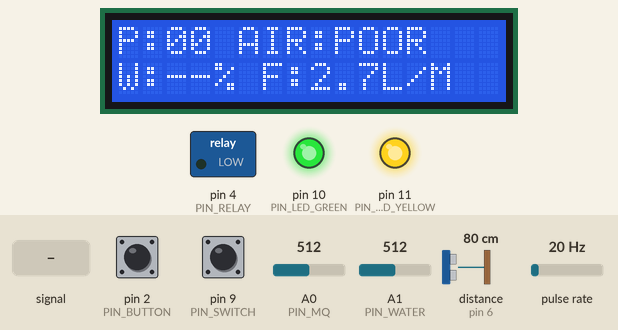
Simulated run of this sketch. Board: Arduino Uno, built with avr-gcc and run on an emulated ATmega328P. Parts: 16×2 character LCD, switched loads named in the sketch (green lamp = pin HIGH), output pins drawn as LEDs (lit = HIGH). Wiring (inferred from the names in the program): ultrasonic range finder: trigger pin 5; echo pin 6; pulse sensor: data pin 3. The test bench sets the inputs (shaded band); at power-on: distance to the obstacle (sensor on pin 6) 80 cm, A0 (PIN_MQ) = 512, pulse rate 20 Hz, pin 2 (PIN_BUTTON) HIGH, pin 9 (PIN_SWITCH) HIGH, A1 (PIN_WATER) = 512. The echo pulse lasts 58.3 µs per cm; the local clock reads 2024-03-15 10:24:30 at power-on unless the sketch sets it; pins used as bus, display or sensor lines are not drawn; what the sketch prints to the serial monitor is not drawn.

Above: at 2.1 s.
2.2 s: A0 (PIN_MQ) fed a 1000 Hz sine of ±255 counts around its level
At 5.0 s:
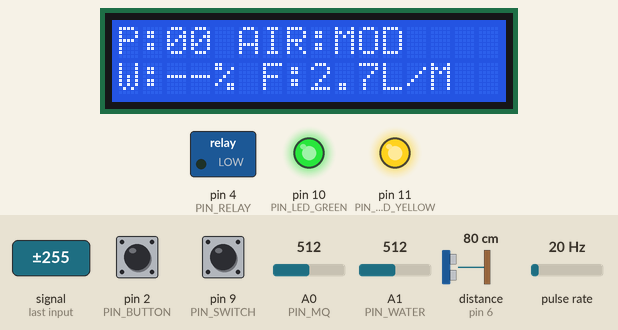
5.2 s: distance to the obstacle (sensor on pin 6) set to 2 cm
At 7.8 s:
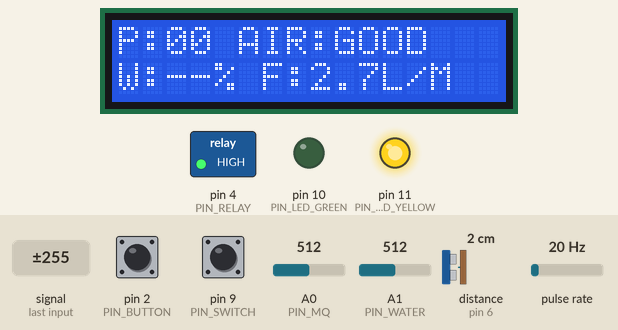
8.2 s: A0 (PIN_MQ) set to 306
At 9.7 s:
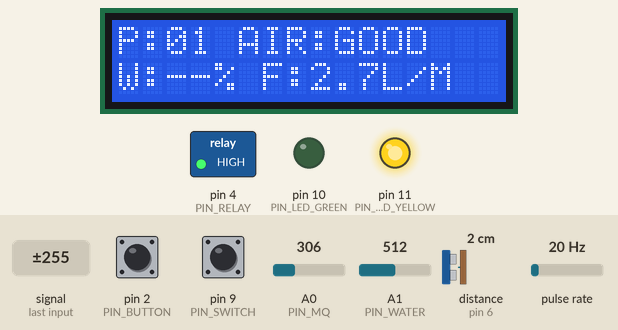
11.2 s: A0 (PIN_MQ) fed a 2 Hz sine of ±306 counts around its level
At 12.0 s:
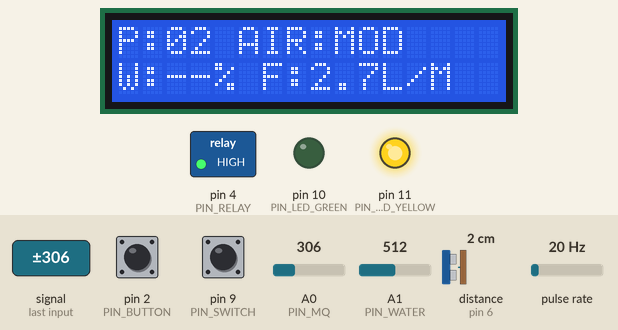
14.2 s: A1 (PIN_WATER) fed a 1000 Hz sine of ±255 counts around its level
17.2 s: pulse rate (sensor on pin 3) set to 4 Hz
At 19.8 s:
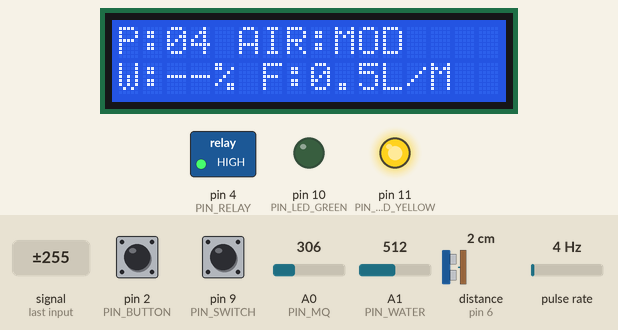
Timing chart, 0 to 21.0 s (numbered marks = the images above; inputs shaded):
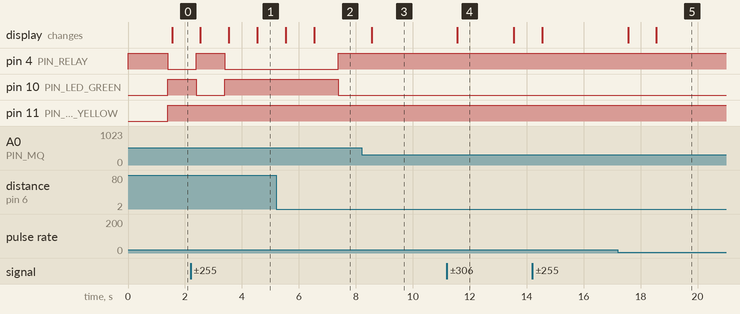

The sketch:

Restroom_Intelligence_ATmega328.ino
```cpp
/*
  RESTROOM INTELLIGENCE - Arduino UNO firmware
  USB Serial Monitor: 115200 baud
  UNO <-> NodeMCU UART: 9600 baud
  Libraries: RTClib by Adafruit, LiquidCrystal_I2C
  LCD address default: 0x27 (change to 0x3F if required)

  Startup self-check:
  - LCD/I2C device scan (checks LCD and DS3231 addresses on the shared bus)
  - DS3231 presence + lost-power check
  - MQ gas-sensor and water-sensor ADC rail checks
  - HC-SR04 echo check (no echo at boot is reported as a warning)
  - flow input electrical level check (flow itself is demand-dependent)
  Faults remain visible in Serial Monitor and are sent to the ESP dashboard.
  The LCD remains on the fixed two-line live display.
  Fixed LCD: P:xx AIR:GOOD / W:xx% F:x.xL/M (no rotation).
  UART v2 includes sequence number and CRC-8 (polynomial 0x07).
  Water percentage requires CAL,WATER_DRY then CAL,WATER_WET.
*/
#include <Wire.h>
#include <RTClib.h>
#include <LiquidCrystal_I2C.h>
#include <SoftwareSerial.h>
#include <string.h>
#include <EEPROM.h>

const byte PIN_MQ = A0;
const byte PIN_WATER = A1;
const byte PIN_FLOW = 3;        // ZJ-S201 flow sensor signal
const byte PIN_RELAY = 4;       // relay IN (active LOW assumed)
const byte PIN_TRIG = 5;
const byte PIN_ECHO = 6;
const byte PIN_ESP_RX = 8;      // UNO receives from ESP D2
const byte PIN_ESP_TX = 7;      // UNO sends to ESP D1 through divider
const byte PIN_SWITCH = 9;      // toggle to GND = manual mode
const byte PIN_BUTTON = 2;      // optional push button to GND; long press resets count
const byte PIN_LED_GREEN = 10;  // optional
const byte PIN_LED_YELLOW = 11; // optional

SoftwareSerial espSerial(PIN_ESP_RX, PIN_ESP_TX);
RTC_DS3231 rtc;
LiquidCrystal_I2C lcd(0x27, 16, 2);

volatile unsigned long flowPulses = 0;
float waterLevelPct = -1.0f; // -1 means dry/wet calibration has not been completed
bool remoteModeOverride = false;
bool remoteManualMode = false;
bool previousSwitchLow = false;
uint32_t telemetrySequence = 0;
char pendingTelemetryFrame[260] = "";
uint32_t pendingTelemetrySequence = 0;
unsigned long pendingTelemetrySentAt = 0;
byte pendingTelemetryAttempts = 0;
bool telemetryAwaitingAck = false;
unsigned long telemetryAckedCount = 0;
unsigned long telemetryRetryCount = 0;
unsigned long telemetryDeliveryFailures = 0;

struct CalibrationData {
  uint16_t magic;
  int16_t airBaseline;
  int16_t waterDry;
  int16_t waterWet;
  float pulsesPerLitre;
};
const uint16_t CAL_MAGIC = 0x5249;

unsigned long prevFlowPulses = 0;
unsigned long lastSample = 0, lastLCD = 0, lastDistance = 0, lastDiagPrint = 0;
unsigned long buttonDownMs = 0;
bool buttonWasDown = false, buttonResetDone = false;

float flowLpm = 0, totalLitres = 0, distanceCm = -1;
float pulsesPerLitre = 450.0; // Calibrate against a measured volume.
float nearCm = 7.0, farCm = 15.0;
int airRaw = 0, waterRaw = 0, airThreshold = 400, waterThreshold = 500;
int airBaseline = -1, waterDry = -1, waterWet = -1;
long peopleCount = 0;
bool waterAvailable = false, fanOn = false, manualMode = false;
bool targetNear = false, rtcReady = false, lcdReady = false;
bool mqFault = false, waterFault = false, ultrasonicFault = false, flowPinFault = false;
bool rtcFault = true;
String airStatus = "UNKNOWN";
String commandBuffer = "";
String faultText = "";

void loadCalibration() {
  CalibrationData c;
  EEPROM.get(0, c);
  if (c.magic == CAL_MAGIC) {
    if (c.airBaseline >= 0 && c.airBaseline <= 1023) airBaseline = c.airBaseline;
    if (c.waterDry >= 0 && c.waterDry <= 1023) waterDry = c.waterDry;
    if (c.waterWet >= 0 && c.waterWet <= 1023) waterWet = c.waterWet;
    if (c.pulsesPerLitre >= 1.0f && c.pulsesPerLitre <= 100000.0f) pulsesPerLitre = c.pulsesPerLitre;
  }
}

void saveCalibration() {
  CalibrationData c;
  c.magic = CAL_MAGIC;
  c.airBaseline = airBaseline;
  c.waterDry = waterDry;
  c.waterWet = waterWet;
  c.pulsesPerLitre = pulsesPerLitre;
  EEPROM.put(0, c);
}

void updateWaterLevel() {
  if (waterDry < 0 || waterWet < 0 || abs(waterWet - waterDry) < 10) {
    waterLevelPct = -1.0f;
    return;
  }
  float pct = ((float)waterRaw - (float)waterDry) * 100.0f / ((float)waterWet - (float)waterDry);
  waterLevelPct = constrain(pct, 0.0f, 100.0f);
}

void flowISR() { flowPulses++; }

float readDistance() {
  digitalWrite(PIN_TRIG, LOW); delayMicroseconds(3);
  digitalWrite(PIN_TRIG, HIGH); delayMicroseconds(10);
  digitalWrite(PIN_TRIG, LOW);
  unsigned long us = pulseIn(PIN_ECHO, HIGH, 28000UL);
  if (us == 0) return -1.0;
  float cm = us * 0.0343f / 2.0f;
  if (cm < 2.0f || cm > 400.0f) return -1.0f;
  return cm;
}

void setFan(bool on) {
  fanOn = on;
  digitalWrite(PIN_RELAY, on ? LOW : HIGH); // active-LOW relay module assumed
  digitalWrite(PIN_LED_GREEN, on ? HIGH : LOW);
}

void updateAirStatus() {
  // Relative MQ sensor index only. These are operational thresholds, not certified AQI/ppm.
  if (mqFault) { airStatus = "ERROR"; return; }
  int limit = (airBaseline >= 0) ? airBaseline + 100 : airThreshold;
  if (airRaw < limit) airStatus = "GOOD";
  else if (airRaw < limit + 100) airStatus = "MODERATE";
  else if (airRaw < limit + 250) airStatus = "POOR";
  else airStatus = "BAD";
}

bool i2cFound(byte address) {
  Wire.beginTransmission(address);
  return Wire.endTransmission() == 0;
}

void addFault(const String &s) {
  if (faultText.length()) faultText += " | ";
  faultText += s;
  Serial.print(F("[FAULT] "));
  Serial.println(s);
}

void startupDiagnostics() {
  faultText = "";
  lcd.clear(); lcd.setCursor(0,0); lcd.print(F("SYSTEM CHECK"));
  lcd.setCursor(0,1); lcd.print(F("Please wait..."));
  Serial.println();
  Serial.println(F("================================================"));
  Serial.println(F(" RESTROOM INTELLIGENCE / UNO STARTUP DIAGNOSTICS"));
  Serial.println(F("================================================"));

  lcdReady = i2cFound(0x27);
  if (lcdReady) Serial.println(F("[PASS] LCD detected at I2C address 0x27"));
  else if (i2cFound(0x3F)) addFault(F("LCD detected at 0x3F; change LiquidCrystal_I2C constructor from 0x27 to 0x3F"));
  else addFault(F("LCD/I2C display not detected; check SDA=A4, SCL=A5, VCC/GND"));

  rtcReady = rtc.begin();
  if (rtcReady) {
    Serial.println(F("[PASS] DS3231 detected"));
    if (rtc.lostPower()) addFault(F("RTC lost power/time may need setting"));
    else Serial.println(F("[PASS] RTC clock retained power"));
  } else addFault(F("DS3231 not detected; check A4/A5 and power"));
  rtcFault = !rtcReady || (rtcReady && rtc.lostPower());

  delay(250);
  airRaw = analogRead(PIN_MQ);
  if (airRaw <= 2 || airRaw >= 1021) {
    mqFault = true; addFault(F("MQ sensor AO at ADC rail; check sensor power/A0/wiring"));
  } else {
    mqFault = false; Serial.print(F("[PASS] MQ sensor ADC responds, raw=")); Serial.println(airRaw);
  }

  waterRaw = analogRead(PIN_WATER);
  if (waterRaw <= 2 || waterRaw >= 1021) {
    waterFault = true; addFault(F("Water sensor ADC at rail; check signal A1/power/wiring"));
  } else {
    waterFault = false; Serial.print(F("[PASS] Water sensor ADC responds, raw=")); Serial.println(waterRaw);
  }

  pinMode(PIN_TRIG, OUTPUT); pinMode(PIN_ECHO, INPUT);
  distanceCm = readDistance();
  if (distanceCm < 0) {
    ultrasonicFault = true; addFault(F("HC-SR04 no echo at startup; check TRIG D5/ECHO D6/power"));
  } else {
    ultrasonicFault = false; Serial.print(F("[PASS] HC-SR04 echo detected, cm=")); Serial.println(distanceCm,1);
  }

  pinMode(PIN_FLOW, INPUT_PULLUP);
  int flowLevel = digitalRead(PIN_FLOW);
  flowPinFault = false; // Static level cannot prove flow sensor operation.
  Serial.print(F("[INFO] ZJ-S201 input level=")); Serial.print(flowLevel);
  Serial.println(F("; no flow pulses at boot is not treated as a fault"));

  Serial.print(F("[INFO] ESP UART: software serial RX=D8 TX=D7 at 9600 baud"));
  Serial.println();
  if (faultText.length()) {
    Serial.println(F("[RESULT] Startup check completed with warnings:"));
    Serial.println(faultText);
    digitalWrite(PIN_LED_YELLOW, HIGH);
  } else {
    Serial.println(F("[RESULT] Startup checks passed; flow sensor is demand-dependent."));
    digitalWrite(PIN_LED_YELLOW, LOW);
  }
  if (rtcReady && rtc.lostPower()) rtc.adjust(DateTime(F(__DATE__), F(__TIME__)));
  Serial.println(F("Live output starts below. USB Serial Monitor = 115200 baud."));
  Serial.println(F("------------------------------------------------"));
}

uint8_t calculateCRC8(const char *data) {
  uint8_t crc = 0;
  while (*data) {
    crc ^= (uint8_t)*data++;
    for (byte i = 0; i < 8; i++) {
      crc = (crc & 0x80) ? (uint8_t)((crc << 1) ^ 0x07) : (uint8_t)(crc << 1);
    }
  }
  return crc;
}

void sendTelemetry() {
  DateTime t = rtcReady ? rtc.now() : DateTime(2000,1,1,0,0,0);
  char stamp[20];
  snprintf(stamp, sizeof(stamp), "%04d-%02d-%02d %02d:%02d:%02d",
           t.year(),t.month(),t.day(),t.hour(),t.minute(),t.second());

  // Version 2 packet fields:
  // T,2,sequence,timestamp,airRaw,airStatus,people,waterRaw,waterAvailable,
  // waterLevelPct,distanceCm,flowLpm,totalLitres,fanOn,mode,rtcOK,faultBits,faultText,CRC8
  unsigned int bits = (mqFault?1:0) | (waterFault?2:0) | (ultrasonicFault?4:0) | (rtcFault?8:0) | (waterLevelPct < 0?16:0);
  String safeFaults = faultText; safeFaults.replace(',', ';'); safeFaults.replace('\n',' ');
  char levelText[10], distanceText[12], flowText[12], totalText[12];
  if (waterLevelPct >= 0) dtostrf(waterLevelPct, 1, 1, levelText); else strcpy(levelText, "-1");
  dtostrf(distanceCm, 1, 1, distanceText);
  dtostrf(flowLpm, 1, 3, flowText);
  dtostrf(totalLitres, 1, 3, totalText);
  uint32_t sequence = ++telemetrySequence;
  char payload[240];
  int payloadLength = snprintf(payload, sizeof(payload),
      "2,%lu,%s,%d,%s,%ld,%d,%d,%s,%s,%s,%s,%d,%s,%d,%u,%s",
      (unsigned long)sequence, stamp, airRaw, airStatus.c_str(), peopleCount, waterRaw,
      waterAvailable ? 1 : 0, levelText, distanceText, flowText, totalText,
      fanOn ? 1 : 0, manualMode ? "MANUAL" : "AUTO",
      (rtcReady && !rtc.lostPower()) ? 1 : 0, bits, safeFaults.c_str());

  if (payloadLength > 0 && payloadLength < (int)sizeof(payload)) {
    uint8_t crc = calculateCRC8(payload);
    snprintf(pendingTelemetryFrame, sizeof(pendingTelemetryFrame), "T,%s,%u", payload, crc);
    pendingTelemetrySequence = sequence;
    pendingTelemetryAttempts = 1;
    pendingTelemetrySentAt = millis();
    telemetryAwaitingAck = true;
    espSerial.println(pendingTelemetryFrame);
  } else {
    Serial.println(F("[ERROR] Telemetry payload overflow; frame not sent"));
  }

  Serial.print(stamp);
  Serial.print(F(" | AIR=")); Serial.print(airStatus); Serial.print('('); Serial.print(airRaw); Serial.print(')');
  Serial.print(F(" | WATER=")); Serial.print(waterAvailable?F("AVAILABLE"):F("NOT DETECTED"));
  Serial.print(F("(raw ")); Serial.print(waterRaw); Serial.print(F(", level "));
  if (waterLevelPct >= 0) { Serial.print(waterLevelPct,1); Serial.print('%'); } else Serial.print(F("UNCALIBRATED"));
  Serial.print(')');
  Serial.print(F(" | PEOPLE=")); Serial.print(peopleCount);
  Serial.print(F(" | DIST=")); if(distanceCm<0) Serial.print(F("NO_ECHO")); else Serial.print(distanceCm,1);
  Serial.print(F("cm | FLOW=")); Serial.print(flowLpm,2); Serial.print(F("L/min | TOTAL=")); Serial.print(totalLitres,2);
  Serial.print(F("L | FAN=")); Serial.print(fanOn?F("ON"):F("OFF"));
  Serial.print(F(" | MODE=")); Serial.print(manualMode?F("MANUAL"):F("AUTO"));
  Serial.print(F(" | UART ACK/RETRY/FAIL=")); Serial.print(telemetryAckedCount); Serial.print('/'); Serial.print(telemetryRetryCount); Serial.print('/'); Serial.print(telemetryDeliveryFailures);
  Serial.print(F(" | RTC=")); Serial.print((rtcReady&&!rtc.lostPower())?F("OK"):F("CHECK"));
  if (faultText.length()) { Serial.print(F(" | WARN=")); Serial.print(faultText); }
  Serial.println();
}

void updateLCD() {
  if (!lcdReady) return;
  static char previousRow0[17] = "";
  static char previousRow1[17] = "";
  char row0[17];
  char row1[17];
  char flowText[8];

  // Fixed 16x2 display. Values change in place; no page rotation or scrolling.
  long shownPeople = constrain(peopleCount, 0L, 99L);
  const char *airLabel = airStatus.c_str();
  if (airStatus == "MODERATE") airLabel = "MOD"; // fits 16 columns
  if (airStatus == "UNKNOWN") airLabel = "WAIT";
  snprintf(row0, sizeof(row0), "P:%02ld AIR:%s", shownPeople, airLabel);

  float shownFlow = constrain(flowLpm, 0.0f, 99.9f);
  dtostrf(shownFlow, 1, 1, flowText); // avoids AVR printf float support requirement
  if (waterLevelPct >= 0.0f) {
    snprintf(row1, sizeof(row1), "W:%d%% F:%sL/M", (int)(waterLevelPct + 0.5f), flowText);
  } else {
    snprintf(row1, sizeof(row1), "W:--%% F:%sL/M", flowText);
  }

  // Pad each row to exactly 16 characters to remove stale trailing characters.
  for (byte i = strlen(row0); i < 16; i++) row0[i] = ' ';
  row0[16] = '\0';
  for (byte i = strlen(row1); i < 16; i++) row1[i] = ' ';
  row1[16] = '\0';

  if (strncmp(row0, previousRow0, 16) != 0) {
    lcd.setCursor(0, 0); lcd.print(row0);
    strncpy(previousRow0, row0, sizeof(previousRow0));
  }
  if (strncmp(row1, previousRow1, 16) != 0) {
    lcd.setCursor(0, 1); lcd.print(row1);
    strncpy(previousRow1, row1, sizeof(previousRow1));
  }
}

void refreshFaultText() {
  faultText = "";
  if (mqFault) faultText += "MQ_ADC_RANGE|";
  if (waterFault) faultText += "WATER_ADC_RANGE|";
  if (ultrasonicFault) faultText += "HC_SR04_NO_ECHO|";
  if (rtcFault) faultText += "RTC_CHECK|";
  if (waterLevelPct < 0.0f) faultText += "WATER_LEVEL_UNCALIBRATED|";
  if (faultText.length()) faultText.remove(faultText.length() - 1);
}

void serviceTelemetryRetry() {
  if (!telemetryAwaitingAck || millis() - pendingTelemetrySentAt < 250UL) return;
  if (pendingTelemetryAttempts < 3) {
    espSerial.println(pendingTelemetryFrame);
    pendingTelemetryAttempts++;
    telemetryRetryCount++;
    pendingTelemetrySentAt = millis();
    Serial.print(F("[UART] Retrying telemetry sequence "));
    Serial.println(pendingTelemetrySequence);
  } else {
    telemetryAwaitingAck = false;
    telemetryDeliveryFailures++;
    Serial.print(F("[UART ERROR] ESP did not acknowledge sequence "));
    Serial.println(pendingTelemetrySequence);
  }
}

void handleCommand(String cmd) {
  cmd.trim();
  if (!cmd.length()) return;
  Serial.print(F("[ESP CMD] ")); Serial.println(cmd);
  if (cmd.startsWith("PACKET_ACK,")) {
    uint32_t seq = (uint32_t)cmd.substring(11).toInt();
    if (telemetryAwaitingAck && seq == pendingTelemetrySequence) {
      telemetryAwaitingAck = false;
      telemetryAckedCount++;
    }
    return;
  }
  bool ok = true;

  if (cmd == "FAN,1") {
    remoteModeOverride = true; remoteManualMode = true; manualMode = true; setFan(true);
  } else if (cmd == "FAN,0") {
    remoteModeOverride = true; remoteManualMode = true; manualMode = true; setFan(false);
  } else if (cmd == "MODE,AUTO") {
    remoteModeOverride = true; remoteManualMode = false; manualMode = false;
  } else if (cmd == "MODE,MANUAL") {
    remoteModeOverride = true; remoteManualMode = true; manualMode = true;
  } else if (cmd == "COUNT,RESET") {
    peopleCount = 0;
  } else if (cmd == "CAL,MQ") {
    airBaseline = analogRead(PIN_MQ); saveCalibration();
    Serial.print(F("[CAL] MQ baseline=")); Serial.println(airBaseline);
  } else if (cmd == "CAL,WATER_DRY") {
    waterDry = analogRead(PIN_WATER); updateWaterLevel(); saveCalibration();
    Serial.print(F("[CAL] water dry=")); Serial.println(waterDry);
  } else if (cmd == "CAL,WATER_WET") {
    waterWet = analogRead(PIN_WATER); updateWaterLevel(); saveCalibration();
    Serial.print(F("[CAL] water wet=")); Serial.println(waterWet);
  } else if (cmd.startsWith("TH,AIR,")) {
    airThreshold = constrain(cmd.substring(7).toInt(), 0, 1023);
  } else if (cmd.startsWith("TH,WATER,")) {
    waterThreshold = constrain(cmd.substring(9).toInt(), 0, 1023);
  } else if (cmd.startsWith("TH,DIST,")) {
    float v = cmd.substring(8).toFloat(); if (v >= 2 && v <= 100) nearCm = v; else ok = false;
  } else if (cmd.startsWith("CAL,FLOW,")) {
    float known = cmd.substring(9).toFloat();
    noInterrupts(); unsigned long p = flowPulses; interrupts();
    if (known > 0 && p > 0) { pulsesPerLitre = (float)p / known; saveCalibration(); }
    else ok = false;
    Serial.print(F("[CAL] pulses/L=")); Serial.println(pulsesPerLitre, 2);
  } else {
    ok = false;
  }

  if (ok) { espSerial.print(F("ACK,")); espSerial.println(cmd); }
  else { espSerial.print(F("NACK,")); espSerial.println(cmd); }
}

void setup() {
  Serial.begin(115200);
  espSerial.begin(9600);
  loadCalibration();
  pinMode(PIN_TRIG,OUTPUT); pinMode(PIN_ECHO,INPUT);
  pinMode(PIN_RELAY,OUTPUT); digitalWrite(PIN_RELAY,HIGH); // default fan OFF for active-low relay
  pinMode(PIN_SWITCH,INPUT_PULLUP);
  previousSwitchLow = (digitalRead(PIN_SWITCH) == LOW);
  manualMode = previousSwitchLow;
  pinMode(PIN_FLOW,INPUT_PULLUP);
  pinMode(PIN_BUTTON,INPUT_PULLUP);
  pinMode(PIN_LED_GREEN,OUTPUT); pinMode(PIN_LED_YELLOW,OUTPUT);
  digitalWrite(PIN_LED_GREEN,LOW); digitalWrite(PIN_LED_YELLOW,LOW);
  Wire.begin();
  lcd.init(); lcd.backlight();
  startupDiagnostics();
  attachInterrupt(digitalPinToInterrupt(PIN_FLOW),flowISR,FALLING);
  lastSample=millis(); lastLCD=millis();
}

void loop() {
  while (espSerial.available()) {
    char c=(char)espSerial.read();
    if(c=='\n'){ handleCommand(commandBuffer); commandBuffer=""; }
    else if(c!='\r' && commandBuffer.length()<90) commandBuffer+=c;
    else if(commandBuffer.length()>=90) commandBuffer="";
  }
  serviceTelemetryRetry();

  airRaw=analogRead(PIN_MQ);
  waterRaw=analogRead(PIN_WATER);
  updateWaterLevel();
  mqFault=(airRaw<=2 || airRaw>=1021);
  waterFault=(waterRaw<=2 || waterRaw>=1021);
  updateAirStatus();
  waterAvailable=(waterDry>=0&&waterWet>=0)
    ? (abs(waterRaw-waterWet)<abs(waterRaw-waterDry))
    : (waterRaw>=waterThreshold);

  if(millis()-lastDistance>=300) {
    lastDistance=millis();
    float d=readDistance();
    // Smooth over isolated no-echo glitches: retain fault if repeated failures.
    static byte noEchoCount=0;
    if(d<0) {
      if(noEchoCount<10) noEchoCount++;
      if(noEchoCount>=5) { ultrasonicFault=true; distanceCm=-1.0f; targetNear=false; }
    } else { noEchoCount=0; distanceCm=d; ultrasonicFault=false; }
    bool nearNow=distanceCm>0 && distanceCm<=nearCm;
    if(nearNow&&!targetNear) peopleCount++;
    if(distanceCm>=farCm || distanceCm<0) targetNear=false;
    else if(nearNow) targetNear=true;
  }

  // The physical switch has priority when moved. Until it is moved again,
  // a dashboard MODE command remains in force.
  bool switchLowNow = (digitalRead(PIN_SWITCH) == LOW);
  if (switchLowNow != previousSwitchLow) {
    previousSwitchLow = switchLowNow;
    remoteModeOverride = false;
    manualMode = switchLowNow;
  }
  if (remoteModeOverride) manualMode = remoteManualMode;
  else manualMode = switchLowNow;

  bool btnDown=(digitalRead(PIN_BUTTON)==LOW);
  if(btnDown&&!buttonWasDown){ buttonDownMs=millis(); buttonResetDone=false; }
  if(btnDown&&!buttonResetDone&&millis()-buttonDownMs>=1800){ peopleCount=0; buttonResetDone=true; Serial.println(F("[ACTION] People count reset by button")); }
  buttonWasDown=btnDown;

  if(millis()-lastSample>=1000) {
    lastSample=millis();
    noInterrupts(); unsigned long p=flowPulses; interrupts();
    unsigned long delta=p-prevFlowPulses;
    flowLpm=(pulsesPerLitre>0)?(delta*60.0f/pulsesPerLitre):0;
    totalLitres=(pulsesPerLitre>0)?(p/pulsesPerLitre):0;
    prevFlowPulses=p;
    if(!manualMode) {
      int limit=(airBaseline>=0)?airBaseline+100:airThreshold;
      // Fail-safe: switch ventilation ON when the MQ analogue input is invalid.
      setFan(mqFault || airRaw>=limit);
    }
    rtcFault=!rtcReady || rtc.lostPower();
    refreshFaultText();
    digitalWrite(PIN_LED_YELLOW, (mqFault || waterFault || ultrasonicFault || rtcFault || waterLevelPct < 0.0f) ? HIGH : LOW);
    sendTelemetry();
  }
  if(millis()-lastLCD>=1000){ lastLCD=millis(); updateLCD(); }
}
```

Measured:
- after the input at 2.2 s, pin 4 (PIN_RELAY): LOW → HIGH after 0.19 s, → LOW 1.0 s later; pin 10 (PIN_LED_GREEN): HIGH → LOW after 0.19 s, → HIGH 1.0 s later; the display: first changes after 0.33 s (image 1 shows a later state)
- after the input at 5.2 s, pin 4 (PIN_RELAY): LOW → HIGH after 2.2 s instead of 1.2 s; pin 10 (PIN_LED_GREEN): HIGH → LOW after 2.2 s instead of 1.2 s; the display: first differs from a run without the input after 1.3 s (image 2)
- after the input at 8.2 s, pin 4 (PIN_RELAY): stays HIGH (without the input it goes to LOW after 0.19 s); pin 10 (PIN_LED_GREEN): stays LOW (without the input it goes to HIGH after 0.19 s)
- after the input at 11.2 s, the display: changes after 0.35 s (image 4)
- what the display in image 4 shows lasts 2.0 s, from 11.6 s to 13.6 s
